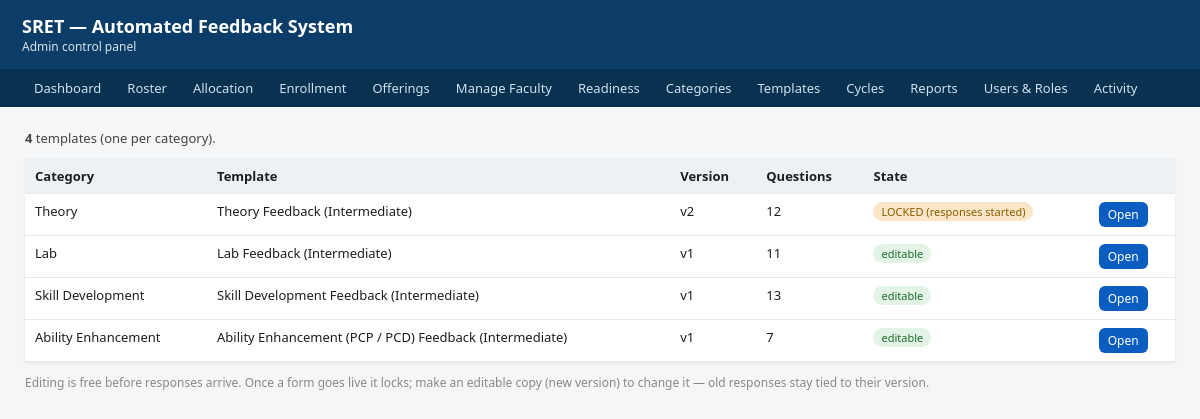
The app's page /admin/templates with its own data.
### tables this page shows
CREATE TABLE category (
    id          INTEGER PRIMARY KEY AUTOINCREMENT,
    code        TEXT    NOT NULL UNIQUE,   -- 'THEORY','LAB','SKILL','AE' — the internal key
    name        TEXT    NOT NULL,          -- human label, e.g. 'Theory'
    form_title  TEXT,                      -- the Google-Form title this maps to
    report_key  TEXT                       -- 'T','L','SL','AE' — which report template
);

CREATE TABLE template (
    id          INTEGER PRIMARY KEY AUTOINCREMENT,
    category_id INTEGER NOT NULL,          -- the category this questionnaire serves
    name        TEXT    NOT NULL,          -- e.g. 'Theory Feedback (Intermediate)'
    FOREIGN KEY (category_id) REFERENCES category(id)
);

CREATE TABLE template_version (
    id           INTEGER PRIMARY KEY AUTOINCREMENT,
    template_id  INTEGER NOT NULL,
    version_no   INTEGER NOT NULL,         -- 1, 2, 3 ... increments on each edit
    is_locked    INTEGER NOT NULL DEFAULT 0, -- 1 once responses start arriving
    created_at   TEXT    NOT NULL DEFAULT (datetime('now')),
    FOREIGN KEY (template_id) REFERENCES template(id),
    UNIQUE (template_id, version_no)        -- no duplicate version numbers
);

### admin/config_routes.py (the view)
@admin_bp.route("/templates")
def templates_list():
    conn = get_master()
    rows = conn.execute(
        """
        SELECT t.id, t.name, c.name AS category_name, c.code AS category_code
        FROM template t JOIN category c ON c.id=t.category_id
        ORDER BY c.id
        """).fetchall()
    templates = []
    for t in rows:
        v = _current_version(conn, t["id"])
        nq = conn.execute(
            "SELECT COUNT(*) n FROM question WHERE template_version_id=?",
            (v["id"],)).fetchone()["n"] if v else 0
        templates.append({"row": t, "version": v, "n_questions": nq})
    conn.close()
    return render_template("templates_list.html", templates=templates)

### activity_log.py (called while the page is built, shortened)
def _should_log(response):
    if request.blueprint == "student":
        return False
    if request.endpoint == "static" or request.endpoint is None:
        return False
    if request.method in _MUTATING_METHODS:
        return True
    if request.endpoint in SENSITIVE_GET:
        return True
    return False

def _after_request(response):
    try:
        if not _should_log(response):
            return response
    except Exception as exc:            # noqa: BLE001 — the hook must be bullet-proof
        print("activity_log: after_request hook error — %s" % exc, file=sys.stderr)
    return response

### admin/config_routes.py (called while the page is built)
def _current_version(conn, template_id):
    return conn.execute(
        "SELECT * FROM template_version WHERE template_id=? "
        "ORDER BY version_no DESC LIMIT 1", (template_id,)).fetchone()

### db.py (called while the page is built)
def _configure(conn: sqlite3.Connection) -> sqlite3.Connection:
    conn.row_factory = sqlite3.Row
    conn.execute("PRAGMA journal_mode=WAL;")
    conn.execute("PRAGMA foreign_keys=ON;")
    conn.execute("PRAGMA synchronous=NORMAL;")
    return conn

def _ensure_data_dir() -> None:
    os.makedirs(Config.DATA_DIR, exist_ok=True)

def get_master() -> sqlite3.Connection:
    _ensure_data_dir()
    conn = sqlite3.connect(Config.MASTER_DB)
    return _configure(conn)

### templates/templates_list.html (shortened to what this page needs)
{% extends "base.html" %}
{% block content %}
  <div class="stat"><strong>{{ templates|length }}</strong> templates (one per category).</div>
  <table>
    <thead><tr><th>Category</th><th>Template</th><th>Version</th><th>Questions</th><th>State</th><th></th></tr></thead>
    <tbody>
      {% for t in templates %}
        <tr>
          <td>{{ t.row.category_name }}</td>
          <td>{{ t.row.name }}</td>
          <td>{{ ('v' ~ t.version.version_no) if t.version else '—' }}</td>
          <td>{{ t.n_questions }}</td>
          <td>
            {% if t.version and t.version.is_locked %}
              <span class="pill warn">LOCKED (responses started)</span>
            {% else %}
              <span class="pill ok">editable</span>
            {% endif %}
          </td>
          <td><a class="btn small" href="{{ url_for('admin.template_detail', template_id=t.row.id) }}">Open</a></td>
        </tr>
      {% endfor %}
    </tbody>
  </table>
  <p class="muted">Editing is free before responses arrive. Once a form goes live it locks; make an editable copy (new version) to change it — old responses stay tied to their version.</p>
{% endblock %}

### templates/base.html (style rules this page uses)
body { font-family: system-ui, Arial, sans-serif; margin: 0; background:#f5f6f8; color:#1c1e21; }
table { border-collapse:collapse; width:100%; background:#fff; box-shadow:0 1px 3px rgba(0,0,0,.08); }
th, td { text-align:left; padding:8px 10px; border-bottom:1px solid #e6e8eb; font-size:13px; vertical-align:top; }
th { background:#eef1f4; position:sticky; top:0; }
.pill { display:inline-block; padding:2px 8px; border-radius:10px; font-size:11px; }
.pill.ok { background:#e3f4e6; color:#1b6b2b; }
.pill.warn { background:#fbe6c8; color:#8a5a00; }
a.btn, button.btn { display:inline-block; background:#0b5ec0; color:#fff; border:none; padding:7px 13px; border-radius:6px; font-size:13px; text-decoration:none; cursor:pointer; }
a.btn.small, button.btn.small { padding:4px 9px; font-size:12px; }
.stat { font-size:13px; color:#444; margin-bottom:12px; }
.muted { color:#888; font-size:12px; }

### records on screen
category: row.category_name "Theory"
template: row.name "Theory Feedback (Intermediate)"
template_version: version_no "v2"
category: row.category_name "Lab"
template: row.name "Lab Feedback (Intermediate)"
template_version: version_no "v1"
category: row.category_name "Skill Development"
template: row.name "Skill Development Feedback (Intermediate)"
template_version: version_no "v1"
category: row.category_name "Ability Enhancement"
template: row.name "Ability Enhancement (PCP / PCD) Feedback (Intermediate)"
template_version: version_no "v1"

### other values on screen
{{ templates|length }} "4"
{{ t.n_questions }} "12" "11" "13" "7"
